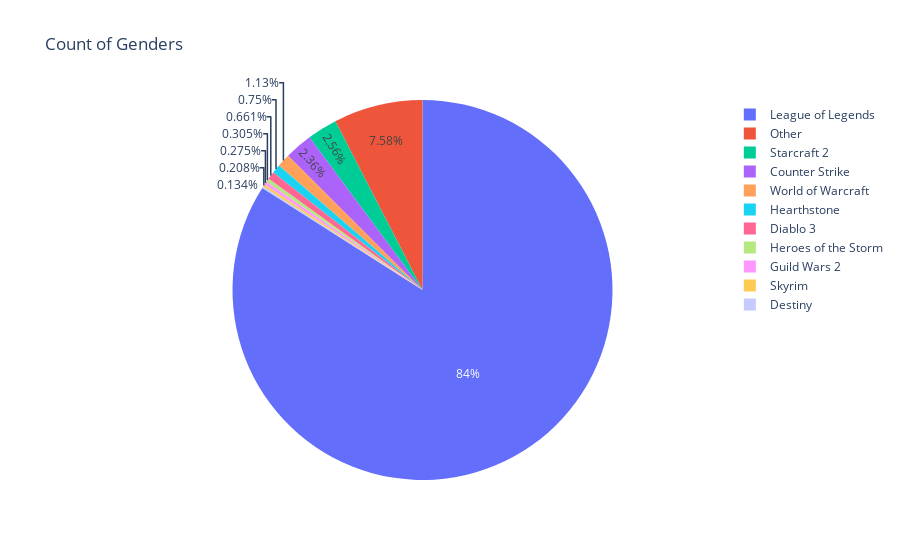

Notebook source saved alongside this figure:
### Code cell
fig = px.pie(values=games_counts['count'], names=games_counts['Game'], title='Count of Genders')
fig.show()

### Figure 1 — Plotly figure (JSON) as saved in the notebook; plotly's stock layout.template omitted (floating-point values rounded to 4 significant figures)
{"data": [{"domain": {"x": [0, 1], "y": [0, 1]}, "hovertemplate": "label=%{label}<br>value=%{value}<extra></extra>", "labels": ["League of Legends", "Other", "Starcraft 2", "Counter Strike", "World of Warcraft", "Hearthstone", "Diablo 3", "Heroes of the Storm", "Guild Wars 2", "Skyrim", "Destiny"], "legendgroup": "", "name": "", "showlegend": true, "type": "pie", "values": [11314, 1021, 345, 318, 152, 101, 89, 41, 37, 28, 18]}], "layout": {"legend": {"tracegroupgap": 0}, "title": {"text": "Count of Genders"}}}
